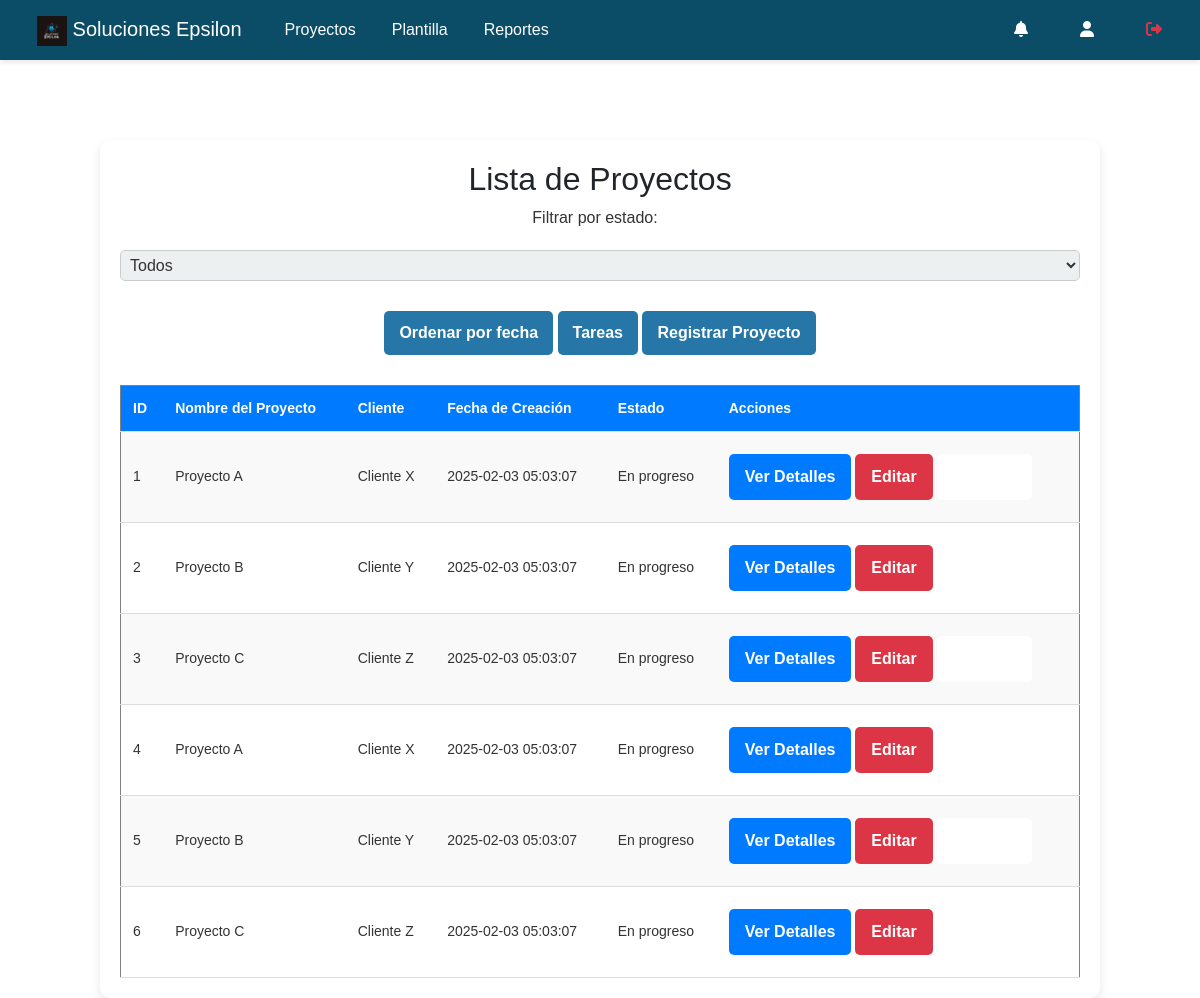
The app's page /Proyecto_Gestion_Proyectos_SolucionesEpsilon/Proyecto_Gestion_Proyectos/listar_proyectos.php with its own data.
### tables this page shows
CREATE TABLE `proyectos` (
    `id` INT AUTO_INCREMENT PRIMARY KEY,
    `nombre` VARCHAR(255) NOT NULL,
    `cliente` VARCHAR(255) NOT NULL,
    `fecha_creacion` TIMESTAMP DEFAULT CURRENT_TIMESTAMP,
    `estado` ENUM('En progreso', 'En revisión', 'Finalizado', 'Inactivo') NOT NULL DEFAULT 'En progreso'
);

### Proyecto_Gestion_Proyectos_SolucionesEpsilon/Proyecto_Gestion_Proyectos/listar_proyectos.php (the view, shortened to what this page needs)
<?php
include 'Plantilla.php';
try {
    $pdo = new PDO("mysql:host=$db_host;dbname=$db_name", $db_user, $db_pass);
    $pdo->setAttribute(PDO::ATTR_ERRMODE, PDO::ERRMODE_EXCEPTION);
} catch (PDOException $e) {
    die("Error de conexión a la base de datos: " . $e->getMessage());
}
$sql = "SELECT * FROM proyectos";
$params = [];
$stmt = $pdo->prepare($sql);
$stmt->execute($params);
$proyectos = $stmt->fetchAll(PDO::FETCH_ASSOC);
?>
<!DOCTYPE html>
<html lang="es">
<head>
    <link rel="stylesheet" href="../CSS/estilos.css">
</head>
<body>
<div class="form-container">
    <h2>Lista de Proyectos</h2>
    <form method="GET" action="<?= BASE_URL ?>listar_proyectos.php"">
        <label for="filtro_estado">Filtrar por estado:</label>
        <select name="filtro_estado" onchange="this.form.submit()">
            <option value="">Todos</option>
        </select>
    </form>
    <a href="?ordenar=fecha" class="btn2">Ordenar por fecha</a>
    <a href="board.php" class="btn2">Tareas</a>
    <a href="registrar_proyectos.php" class="btn2">Registrar Proyecto</a>
    <table border="1">
        <tr>
            <th>ID</th>
            <th>Nombre del Proyecto</th>
            <th>Cliente</th>
            <th>Fecha de Creación</th>
            <th>Estado</th>
            <th>Acciones</th>
        </tr>
        <?php foreach ($proyectos as $proyecto): ?>
            <tr>
                <td><?= htmlspecialchars($proyecto['id']); ?></td>
                <td><?= htmlspecialchars($proyecto['nombre']); ?></td>
                <td><?= htmlspecialchars($proyecto['cliente']); ?></td>
                <td><?= htmlspecialchars($proyecto['fecha_creacion']); ?></td>
                <td><?= htmlspecialchars($proyecto['estado']); ?></td>
                <td>
                    <a href="ver_proyecto.php?id=<?= $proyecto['id']; ?>" class="btn">Ver Detalles</a>
                    <a href="editar_proyecto.php?id=<?= $proyecto['id']; ?>" class="btn">Editar</a>
                    <a href="javascript:void(0);" class="btn" onclick="confirmarEliminar(<?= $proyecto['id']; ?>);">Eliminar</a>
                </td>
            </tr>
        <?php endforeach; ?>
    </table>
</div>
</body>
</html>

### Proyecto_Gestion_Proyectos_SolucionesEpsilon/CSS/estilos.css (style rules this page uses)
.form-container { background-color: rgba(255, 255, 255, 0.9); border-radius: 10px; box-shadow: 0 4px 20px rgba(0, 0, 0, 0.1); padding: 20px; width: 300px; text-align: center; }
input[type="text"], input[type="email"], input[type="password"], input[type="date"], select { width: 100%; padding: 10px; margin-bottom: 15px; border: 1px solid #CFD0D0; border-radius: 5px; }
* { margin: 0; padding: 0; box-sizing: border-box; font-family: 'Arial', sans-serif; }
body { background-color: #f4f4f4; display: flex; flex-direction: column; align-items: center; justify-content: flex-start; min-height: 100vh; padding-top: 0; }
.form-container { background: #fff; padding: 20px; border-radius: 10px; box-shadow: 0px 4px 10px rgba(0, 0, 0, 0.1); max-width: 500px; width: 100%; text-align: center; margin-top: 80px; }
h2 { margin-bottom: 15px; color: #333; }
.btn { display: inline-block; padding: 10px 15px; margin: 10px 5px; border-radius: 5px; text-decoration: none; font-weight: bold; transition: 0.3s; }
.btn:nth-child(1) { background-color: #007bff; color: white; }
.btn:nth-child(2) { background-color: #dc3545; color: white; }
.btn:nth-child(3) { background-color: #ffffff; color: white; }
body { background-color: #f4f4f4; display: flex; flex-direction: column; align-items: center; justify-content: flex-start; min-height: 100vh; }
.form-container { background: #fff; padding: 20px; border-radius: 10px; box-shadow: 0px 4px 10px rgba(0, 0, 0, 0.1); max-width: 1000px; width: 100%; text-align: center; margin-top: 80px; }
h2 { margin-bottom: 20px; color: #333; }
form label { font-size: 16px; margin-right: 10px; color: #333; }
form select { padding: 5px; font-size: 16px; margin-bottom: 20px; border: 1px solid #ccc; border-radius: 5px; }
table { width: 100%; border-collapse: collapse; margin-top: 20px; font-size: 14px; color: #333; }
table th, table td { padding: 12px; text-align: left; border-bottom: 1px solid #ddd; }
table th { background-color: #007bff; color: white; }
table tr:nth-child(even) { background-color: #f9f9f9; }
table td a { padding: 8px 12px; text-decoration: none; border-radius: 5px; background-color: #35addc; color: white; font-weight: bold; margin-right: 5px; }
table td a.btn { background-color: #007bff; }
a.btn { display: inline-block; padding: 10px 15px; margin: 10px 0; text-decoration: none; background-color: #007bff; color: white; border-radius: 5px; font-weight: bold; }
.btn2 { display: inline-block; padding: 10px 15px; margin: 10px 0; text-decoration: none; background-color: #2677a7; color: white; border-radius: 5px; font-weight: bold; }
form { display: flex; flex-direction: column; gap: 1.2rem; }
label { font-size: 1.1rem; color: #2C3E50; }
select, input[type="text"] { padding: 0.8rem; border: 1px solid #BDC3C7; border-radius: 8px; font-size: 1rem; color: #333; background-color: #ECF0F1; transition: all 0.3s ease; }

### records on screen
proyectos: id "1", nombre "Proyecto A", cliente "Cliente X", fecha_creacion "2025-02-03 05:03:07", estado "En progreso"
proyectos: id "2", nombre "Proyecto B", cliente "Cliente Y", fecha_creacion "2025-02-03 05:03:07", estado "En progreso"
proyectos: id "3", nombre "Proyecto C", cliente "Cliente Z", fecha_creacion "2025-02-03 05:03:07", estado "En progreso"
proyectos: id "4", nombre "Proyecto A", cliente "Cliente X", fecha_creacion "2025-02-03 05:03:07", estado "En progreso"
proyectos: id "5", nombre "Proyecto B", cliente "Cliente Y", fecha_creacion "2025-02-03 05:03:07", estado "En progreso"
proyectos: id "6", nombre "Proyecto C", cliente "Cliente Z", fecha_creacion "2025-02-03 05:03:07", estado "En progreso"
